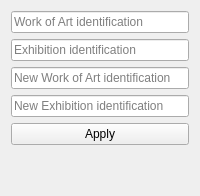
                <widget class="QWidget" name="create_ew">
                 <attribute name="title">
                  <string>EW</string>
                 </attribute>
                 <layout class="QVBoxLayout" name="verticalLayout_15">
                  <item>
                   <widget class="QLineEdit" name="line_ew_work_of_art_id">
                    <property name="text">
                     <string/>
                    </property>
                    <property name="placeholderText">
                     <string>Work of Art identification</string>
                    </property>
                   </widget>
                  </item>
                  <item>
                   <widget class="QLineEdit" name="line_ew_exhibition_id">
                    <property name="text">
                     <string/>
                    </property>
                    <property name="placeholderText">
                     <string>Exhibition identification</string>
                    </property>
                   </widget>
                  </item>
                  <item>
                   <widget class="QLineEdit" name="line_new_ew_work_of_art_id">
                    <property name="placeholderText">
                     <string>New Work of Art identification</string>
                    </property>
                   </widget>
                  </item>
                  <item>
                   <widget class="QLineEdit" name="line_new_ew_exhibition_id">
                    <property name="placeholderText">
                     <string>New Exhibition identification</string>
                    </property>
                   </widget>
                  </item>
                  <item>
                   <widget class="QPushButton" name="btn_apply_ew">
                    <property name="text">
                     <string>Apply</string>
                    </property>
                   </widget>
                  </item>
                  <item>
                   <spacer name="verticalSpacer_5">
                    <property name="orientation">
                     <enum>Qt::Vertical</enum>
                    </property>
                    <property name="sizeHint" stdset="0">
                     <size>
                      <width>20</width>
                      <height>40</height>
                     </size>
                    </property>
                   </spacer>
                  </item>
                 </layout>
                </widget>
